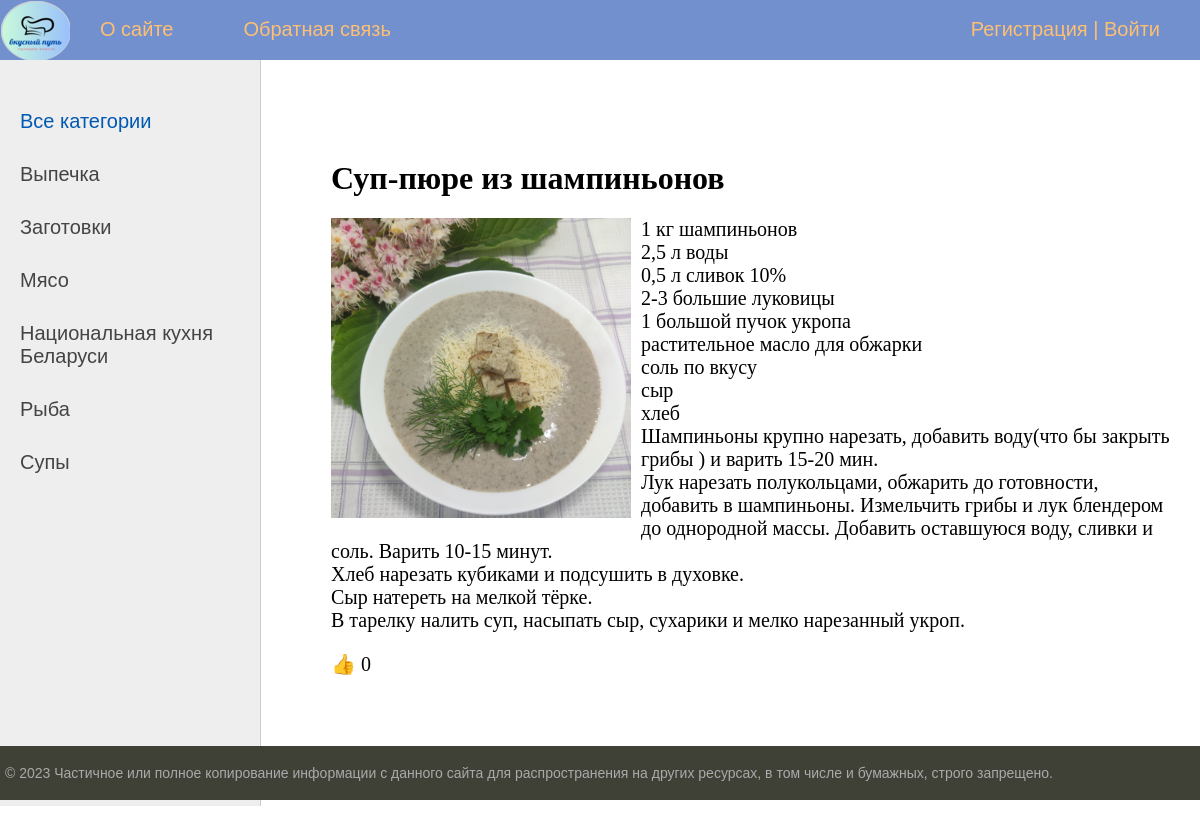
Page /post/sup-pyure-iz-shampinonov/ on the committed database.
### delicious_way/models.py (models this page shows, shortened)
class Category(models.Model):
    name = models.CharField(max_length=100, db_index=True, verbose_name='Категория')
    slug = models.SlugField(max_length=255, unique=True, db_index=True, verbose_name="URL")
    def get_absolute_url(self):
        return reverse('category', kwargs={'cat_slug': self.slug})
    class Meta:
        verbose_name = 'Категория'
        verbose_name_plural = 'Категории'
        ordering = ['id']

class DeliciousWay(models.Model):
    title = models.CharField(max_length=255, verbose_name="Заголовок")
    slug = models.SlugField(max_length=255, unique=True, db_index=True, verbose_name="URL")
    content = models.TextField(blank=True, verbose_name="Текст статьи")
    photo = models.ImageField(upload_to="photos/%Y/%m/%d/", verbose_name="Фото")
    likes = models.PositiveIntegerField(default=0)
    time_create = models.DateTimeField(auto_now_add=True, verbose_name="Время создания")
    time_update = models.DateTimeField(auto_now=True, verbose_name="Время изменения")
    is_published = models.BooleanField(default=True, verbose_name="Публикация")
    cat = models.ForeignKey('Category', on_delete=models.PROTECT, verbose_name="Категории")
    def __str__(self):
        return self.title
    class Meta:
        verbose_name = 'Вкусный путь джуна-питониста'
        verbose_name_plural = 'Вкусный путь джуна-питониста'
        ordering = ['id']

### delicious_way/views.py (the view)
# urls.py: path('post/<slug:post_slug>/', ShowPost.as_view(), name='post'),
class ShowPost(DataMixin, DetailView):
    model = DeliciousWay
    template_name = 'delicious_way/post.html'
    slug_url_kwarg = 'post_slug'
    context_object_name = 'post'
    def get_context_data(self, **kwargs):
        context = super().get_context_data(**kwargs)
        c_def = self.get_user_context(title=context['post'])
        return dict(list(context.items()) + list(c_def.items()))
    def post(self, request, *args, **kwargs):
        post = self.get_object()
        post.likes += 1
        post.save()
        return HttpResponseRedirect(reverse('post', kwargs={'post_slug': post.slug}))

### delicious_way/utils.py (called while the page is built)
    def get_user_context(self, **kwargs):
        context = kwargs
        cats = Category.objects.annotate(Count('deliciousway'))
        user_menu = menu.copy()
        if not self.request.user.is_authenticated:
            user_menu.pop(1)
        context['menu'] = user_menu
        context['cats'] = cats
        if 'cat_selected' not in context:
            context['cat_selected'] = 0
        return context

### delicious_way/templates/delicious_way/post.html (shortened to what this page needs)
{% extends 'delicious_way/base.html' %}
{% block content %}
<h1>{{post.title}}</h1>
{% if post.photo %}
<p><img class="img-article-left" src="{{post.photo.url}}"></p>
{% endif %}
{{post.content|linebreaks}}
<p>{{ '👍' }} {{ post.likes }}</p>
{% endblock %}

### delicious_way/templates/delicious_way/base.html (shortened to what this page needs)
{% load static %}
{% load delicious_way_tags %}
<!DOCTYPE html>
<html>
<head>
	<link type="text/css" href="{% static 'delicious_way/css/styles.css' %}" rel="stylesheet" />
</head>
<body>
<table class="table-page" border=0 cellpadding="0" cellspacing="0">
<tr><td valign=top>
{% block mainmenu %}
		<div class="header">
			<ul id="mainmenu" class="mainmenu">
			<li class="logo"><a href="{% url 'home' %}"><div class="logo"></div></a></li>
{% for m in menu %}
			<li><a href="{% url m.url_name %}">{{m.title}}</a></li>
{% endfor %}
			{% if request.user.is_authenticated %}
			<li class="last"> {{user.username}} | <a href="{% url 'logout' %}">Выйти</a></li>
			{% else %}
			<li class="last"><a href="{% url 'register' %}">Регистрация</a> | <a href="{% url 'login' %}">Войти</a></li>
			{% endif %}
			</ul>
		</div>
{% endblock mainmenu %}
<table class="table-content" border=0 cellpadding="0" cellspacing="0">
<tr>
	<td valign="top" class="left-chapters">
	<ul id="leftchapters">
{% if cat_selected == 0 %}
                   <li class="selected">Все категории</li>
{% else %}
                   <li><a href="{% url 'home' %}">Все категории</a></li>
{% endif %}
{% for c in cats %}
{% if c.deliciousway__count > 0 %}
         {% if c.pk == cat_selected %}
                   <li class="selected">{{c.name}}</li>
         {% else %}
                   <li><a href="{{ c.get_absolute_url }}">{{c.name}}</a></li>
         {% endif %}
{% endif %}
{% endfor %}
	</ul>
</td>
<td valign="top" class="content">
	<div class="content-text">
{% block content %}
{% endblock %}
	</div>
</td></tr></table>
</td></tr>
<tr><td valign=top>
	<div id="footer">
		<p>&copy; 2023 Частичное или полное копирование информации с данного сайта для распространения на других ресурсах, в том числе и бумажных, строго запрещено.</p>
	</div>
</td></tr></table>
</body>
</html>

### delicious_way/static/delicious_way/css/styles.css (style rules this page uses)
html, body { font-family: 'Arial'; margin: 0; padding: 0; height: 100%; width: 100%; color: #444; }
a { color: #0059b2; text-decoration: none; }
img { max-width: 600px; height: auto; }
img.img-article-left { max-width: 300px; height: auto; float: left; padding: 0 10px 10px 0; }
.table-page { width: 100%; height: 100%; vertical-align: top; }
.table-page tr { height: 100%; }
.header { background: #728FCE; height: 60px; }
.logo { background: url('../images/my_logo_new.png') no-repeat 1px 1px; width: 70px; height: 60px; }
ul.mainmenu { list-style: none; margin: 0; padding: 0; height: 60px; color: #fdc073; font-size: 20px; overflow: hidden; }
ul.mainmenu li { float: left; margin: 18px 40px 0 30px; }
ul.mainmenu li.logo { margin: 0; }
ul.mainmenu li.last { float: right; }
ul.mainmenu li a { color: #fdc073; text-decoration: none; }
.table-content { width: 100%; min-height: 100%; height: 100%; }
.left-chapters { margin: 0; background: #eee; border-right: 1px solid #ccc; min-height: 100%; }
.left-chapters ul { width: 230px; min-height: 100%; margin: 0; padding: 20px 10px 10px 20px; list-style: none; font-size: 20px; }
.left-chapters ul li { margin: 30px 0 0 0; color: #999; }
.left-chapters ul li.selected { color: #0059b2; }
.left-chapters ul li a { color: #444; text-decoration: none; }
.content { padding: 40px 20px 20px 40px; width: 100%; box-sizing: border-box; }
.content-text { margin: 60px 0 0 30px; color: #000; font-size: 20px; font-family: Yandex Sans Display Light; }
.content-text h1 { font-size: 32px; }
#footer { box-sizing: border-box; background: #3F4137; padding: 5px; color: #aaa; font-size: 14px; font-family: Verdana, Geneva, Arial, Helvetica; text-align: left; overflow: hidden; }

### rows in the picture
Category: name "Выпечка"
Category: name "Заготовки"
Category: name "Мясо"
Category: name "Национальная кухня Беларуси"
Category: name "Рыба"
Category: name "Супы"
DeliciousWay: title "Суп-пюре из шампиньонов", photo (picture), content "1 кг шампиньонов 2,5 л воды 0,5 л сливок 10% 2-3 большие луковицы 1 большой пучок укропа растительное масло для обжарки соль по вкусу сыр хлеб Шампиньоны крупно нарезать, добавить воду(что бы закрыть грибы ) и варить 15-20 мин. Лук нарезать полукольцами, обжарить до готовности, добавить в шампиньоны. Измельчить грибы и лук блендером до однородной массы. Добавить оставшуюся воду, сливки и соль. Варить 10-15 минут. Хлеб нарезать кубиками и подсушить в духовке. Сыр натереть на мелкой тёрке. В тарелку налить суп, насыпать сыр, сухарики и мелко нарезанный укроп.", likes "0"

### other values in the picture
{{ m.title }} "О сайте" "Обратная связь"
{{ '👍' }} "👍"
